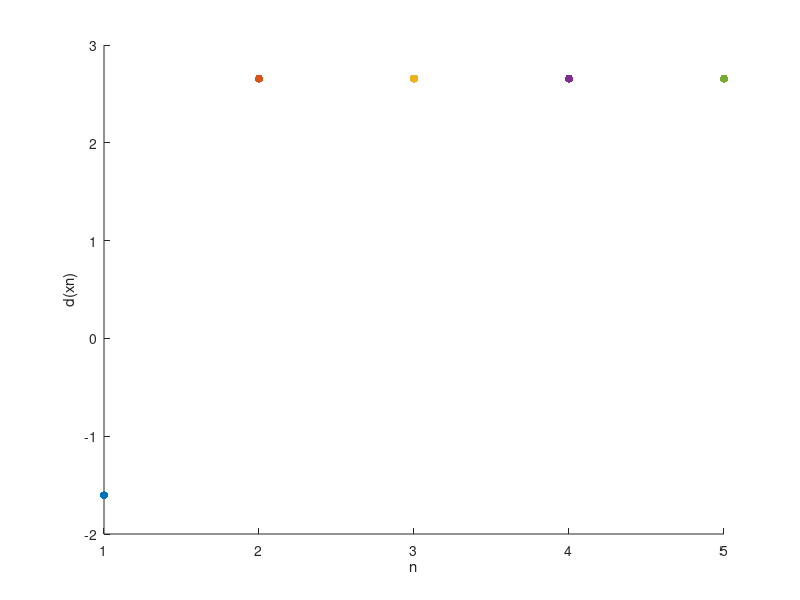

Here is the MATLAB script that generated this plot:
%Q3-first part 
n=0;
x0=0.676;
y0=0.443;

df1=@(x,y)-2*(1-x)-320*x*(y-x^2);
df2=@(x,y)160*(y-x^2);
g1=df1(x0,y0);
g2=df2(x0,y0);
f=@(x,y)(1-x)^2+80*((y-x^2)^2);

while n<5
    
     
phi=@(k)(1-(x0-k*g1))^2+80*(((y0-k*g2)-(x0-k*g1)^2)^2);
kstar=fminbnd(phi,-10,10)+10^-7;
x1=x0-kstar*g1;
y1=y0-kstar*g2;
%d=decrease achieved over the last step
d=f(x1,y1)-f(x0,y0)
scatter(n+1,x1,'filled','r')
%scatter(n+1,y1)
xlabel('n')
ylabel('d(xn)')
hold on
%disp([x0,y0]);
if norm([x1 y1]-[x0 y0])<10^-6
    n=2500;
end
x0=x1;
y0=y1;
g1=df1(x0,y0);
g2=df2(x0,y0); 
n=n+1;
    end 


